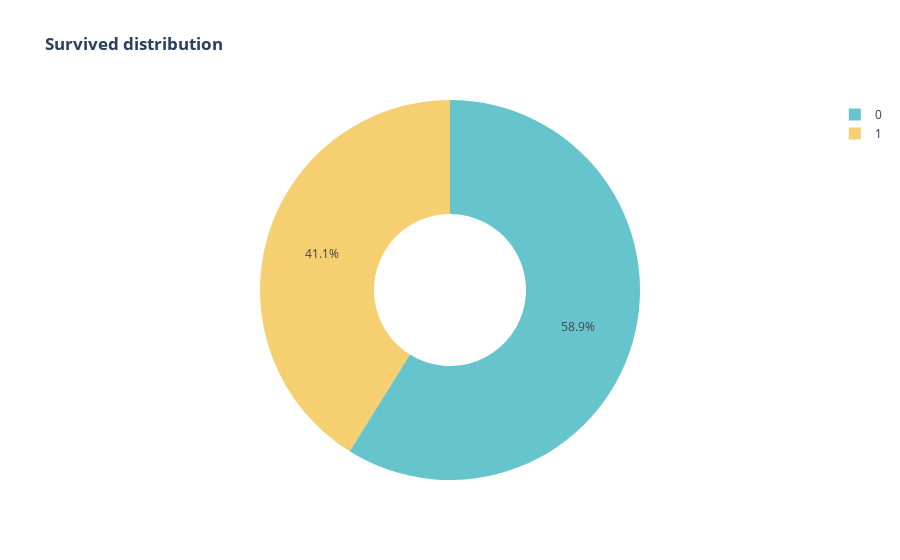

This figure's notebook cell:
### Code cell
px.pie(df,names='Survived',
       title='<b>Survived distribution </b>',
       color_discrete_sequence=px.colors.qualitative.Pastel,
       hole=0.4)

### Figure 1 — Plotly figure (JSON) as saved in the notebook; plotly's stock layout.template omitted (floating-point values rounded to 4 significant figures; data arrays with more than 128 entries replaced by an {"elided": "..."} marker saying what was removed)
{"data": [{"domain": {"x": [0, 1], "y": [0, 1]}, "hole": 0.4, "hovertemplate": "Survived=%{label}<extra></extra>", "labels": {"elided": "773 int values"}, "legendgroup": "", "name": "", "showlegend": true, "type": "pie"}], "layout": {"legend": {"tracegroupgap": 0}, "piecolorway": ["rgb(102, 197, 204)", "rgb(246, 207, 113)", "rgb(248, 156, 116)", "rgb(220, 176, 242)", "rgb(135, 197, 95)", "rgb(158, 185, 243)", "rgb(254, 136, 177)", "rgb(201, 219, 116)", "rgb(139, 224, 164)", "rgb(180, 151, 231)", "rgb(179, 179, 179)"], "title": {"text": "<b>Survived distribution </b>"}}}
